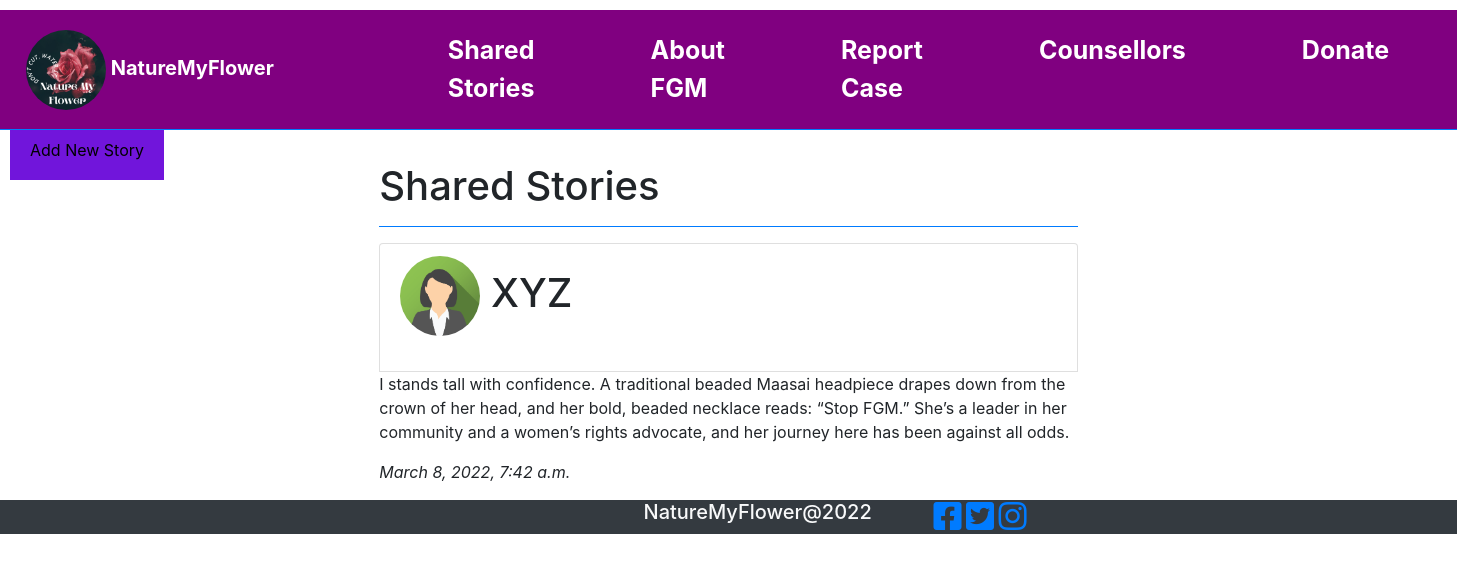
The page /stories on the database its author committed.
### todo/models.py (models this page shows, shortened)
class Todo(models.Model):
    title = models.CharField(max_length=100)
    description = models.TextField()
    status = models.SmallIntegerField(default=0)
    date_created = models.DateTimeField(default=timezone.now)

### todo/views.py (the view)
# urls.py: path('', views.index, name='home'),
def home(request):
    context = {
        "page":"home",
        "Todos":Todo.objects.all()
    }
    return render(request,"todo/home.html",context)

### todo/templates/todo/home.html (shortened to what this page needs)
{% extends 'todo/base.html' %} {% load static %} {% block header %}
<link rel="stylesheet" href="{% static 'css/checkbox-css.css' %}">
{% endblock %} {% block content %}
<a class="add"style="height: 20px;" href="/create_new">Add New Story </a>
<div class=" d-flex justify-content-center bg-white align-items-center">
    <div class="col-md-6">
        <h1>Shared Stories</h1>
        <hr class="border-primary">
        <ul class='list-group ' >
            {% for todo in Todos %}
            <li class="list-group-item  ">
                <div class="w-100 d-flex justify-content-between align-items-center">
                    <div class="d-flex border-light justify-content-start align-items-center form-group">
                       <h1>
                        <img src="{% static "images/avatar2.png" %}" alt="Avatar" class="logo">
                        {{todo.title}}</
                       </h1>
                    </div>
                </div>
            </li>
            <p>{{todo.description}}</p>
            <p><i>{{todo.date_created}}</i></p>
            {% endfor%}
        </ul>
    </div>
</div>
{% endblock %}

### static/css/custom.css (style rules this page uses)
html, body { height: 100%; width: 100%; }

### static/css/checkbox-css.css (style rules this page uses)
*, *:before, *:after { -webkit-box-sizing: border-box; -moz-box-sizing: border-box; box-sizing: border-box; margin: 0; padding: 0; }
.form-group { display: block; margin-bottom: 15px; }

### todo/templates/todo/base.html (style rules this page uses)
html, body { height: 100%; width: 100%; }
.logo { height: 80px; width: 80px; border-radius: 50%; }

### todo/templates/todo/home.html (style rules this page uses)
.add { margin: 10px; margin-top: -10px; color: black; background-color: #7115db; border-color: #007bff; width: fit-content; padding: 20px; }

### rows shown on the page
Todo: title "XYZ", description "I stands tall with confidence. A traditional beaded Maasai headpiece drapes down from the crown of her head, and her bold, beaded necklace reads: “Stop FGM.” She’s a leader in her community and a women’s rights advocate, and her journey here has been against all odds.", date_created "March 8, 2022, 7:42 a.m."
